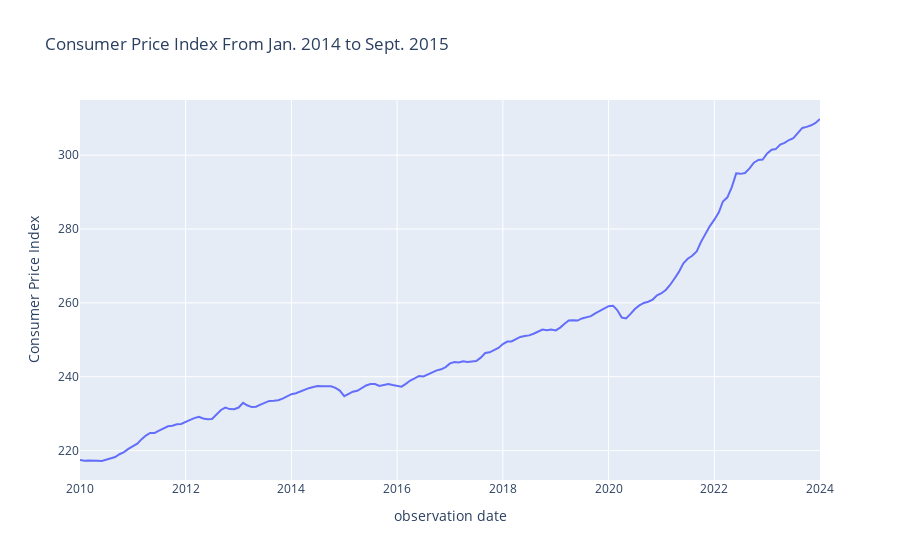

The cell this chart's notebook holds for it:
### Code cell
fig = px.line(
    cpidf,
    x="observation date",
    y="Consumer Price Index",
    title="Consumer Price Index From Jan. 2014 to Sept. 2015"
)

fig.show()

### Figure 1 — Plotly figure (JSON) as saved in the notebook; plotly's stock layout.template omitted (floating-point values rounded to 4 significant figures; data arrays with more than 128 entries replaced by an {"elided": "..."} marker saying what was removed)
{"data": [{"hovertemplate": "observation date=%{x}<br>Consumer Price Index=%{y}<extra></extra>", "legendgroup": "", "line": {"color": "#636efa", "dash": "solid"}, "marker": {"symbol": "circle"}, "mode": "lines", "name": "", "orientation": "v", "showlegend": false, "type": "scatter", "x": {"elided": "169 str values"}, "xaxis": "x", "y": {"elided": "169 float values"}, "yaxis": "y"}], "layout": {"legend": {"tracegroupgap": 0}, "title": {"text": "Consumer Price Index From Jan. 2014 to Sept. 2015"}, "xaxis": {"anchor": "y", "domain": [0, 1], "title": {"text": "observation date"}}, "yaxis": {"anchor": "x", "domain": [0, 1], "title": {"text": "Consumer Price Index"}}}}
